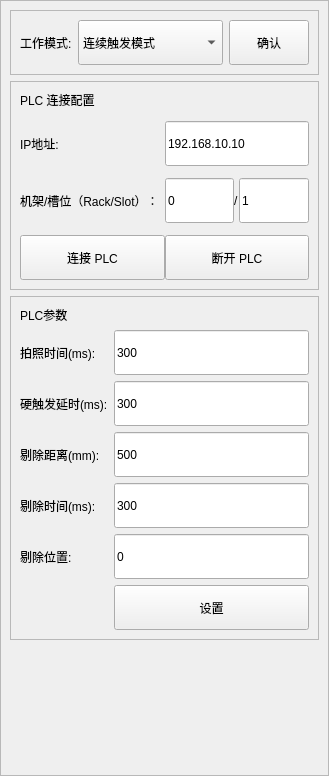
<?xml version="1.0" encoding="UTF-8"?>
<ui version="4.0">
 <class>PlcSettingsPage</class>
 <widget class="QWidget" name="PlcSettingsPage">
  <property name="geometry">
   <rect>
    <x>0</x>
    <y>0</y>
    <width>329</width>
    <height>776</height>
   </rect>
  </property>
  <layout class="QVBoxLayout">
   <property name="leftMargin">
    <number>0</number>
   </property>
   <property name="topMargin">
    <number>0</number>
   </property>
   <property name="rightMargin">
    <number>0</number>
   </property>
   <property name="bottomMargin">
    <number>0</number>
   </property>
   <item>
    <widget class="QScrollArea" name="scrollArea_plcSettings">
     <property name="widgetResizable">
      <bool>true</bool>
     </property>
     <widget class="QWidget" name="widget_plcSettingsScrollContent">
      <property name="geometry">
       <rect>
        <x>0</x>
        <y>0</y>
        <width>327</width>
        <height>774</height>
       </rect>
      </property>
      <layout class="QGridLayout" name="gridLayout_plcSettings">
       <item row="0" column="0">
        <widget class="QFrame" name="frame_plcTriggerMode">
         <property name="frameShape">
          <enum>QFrame::StyledPanel</enum>
         </property>
         <layout class="QHBoxLayout">
          <item>
           <widget class="QLabel" name="label_plcTriggerMode">
            <property name="text">
             <string>工作模式:</string>
            </property>
           </widget>
          </item>
          <item>
           <widget class="QComboBox" name="comboBox_plcTriggerMode">
            <property name="sizePolicy">
             <sizepolicy hsizetype="Expanding" vsizetype="Fixed">
              <horstretch>0</horstretch>
              <verstretch>0</verstretch>
             </sizepolicy>
            </property>
            <property name="minimumSize">
             <size>
              <width>0</width>
              <height>45</height>
             </size>
            </property>
            <item>
             <property name="text">
              <string>连续触发模式</string>
             </property>
            </item>
            <item>
             <property name="text">
              <string>间歇触发模式</string>
             </property>
            </item>
           </widget>
          </item>
          <item>
           <widget class="QPushButton" name="pushButton_applyPlcTriggerMode">
            <property name="minimumSize">
             <size>
              <width>0</width>
              <height>45</height>
             </size>
            </property>
            <property name="text">
             <string>确认</string>
            </property>
           </widget>
          </item>
         </layout>
        </widget>
       </item>
       <item row="1" column="0">
        <widget class="QFrame" name="frame_plcConnection">
         <property name="frameShape">
          <enum>QFrame::StyledPanel</enum>
         </property>
         <layout class="QGridLayout">
          <property name="verticalSpacing">
           <number>12</number>
          </property>
          <item row="0" column="0" colspan="2">
           <widget class="QLabel" name="label_plcConnectionSection">
            <property name="text">
             <string>PLC 连接配置</string>
            </property>
           </widget>
          </item>
          <item row="1" column="0">
           <widget class="QLabel" name="label_plcIpAddress">
            <property name="text">
             <string>IP地址:</string>
            </property>
           </widget>
          </item>
          <item row="1" column="1">
           <widget class="QLineEdit" name="lineEdit_plcIpAddress">
            <property name="minimumSize">
             <size>
              <width>0</width>
              <height>45</height>
             </size>
            </property>
            <property name="text">
             <string>192.168.10.10</string>
            </property>
           </widget>
          </item>
          <item row="2" column="0">
           <widget class="QLabel" name="label_plcRackSlot">
            <property name="text">
             <string>机架/槽位（Rack/Slot）：</string>
            </property>
           </widget>
          </item>
          <item row="2" column="1">
           <layout class="QHBoxLayout">
            <item>
             <widget class="QLineEdit" name="lineEdit_plcRack">
              <property name="minimumSize">
               <size>
                <width>0</width>
                <height>45</height>
               </size>
              </property>
              <property name="text">
               <string>0</string>
              </property>
             </widget>
            </item>
            <item>
             <widget class="QLabel" name="label_plcRackSlotSeparator">
              <property name="text">
               <string>/</string>
              </property>
             </widget>
            </item>
            <item>
             <widget class="QLineEdit" name="lineEdit_plcSlot">
              <property name="minimumSize">
               <size>
                <width>0</width>
                <height>45</height>
               </size>
              </property>
              <property name="text">
               <string>1</string>
              </property>
             </widget>
            </item>
           </layout>
          </item>
          <item row="3" column="0" colspan="2">
           <layout class="QHBoxLayout">
            <item>
             <widget class="QPushButton" name="pushButton_connectPlc">
              <property name="minimumSize">
               <size>
                <width>0</width>
                <height>45</height>
               </size>
              </property>
              <property name="text">
               <string>连接 PLC</string>
              </property>
             </widget>
            </item>
            <item>
             <widget class="QPushButton" name="pushButton_disconnectPlc">
              <property name="minimumSize">
               <size>
                <width>0</width>
                <height>45</height>
               </size>
              </property>
              <property name="text">
               <string>断开 PLC</string>
              </property>
             </widget>
            </item>
           </layout>
          </item>
         </layout>
        </widget>
       </item>
       <item row="2" column="0">
        <widget class="QFrame" name="frame_plcProcessParameters">
         <property name="frameShape">
          <enum>QFrame::StyledPanel</enum>
         </property>
         <layout class="QGridLayout" name="gridLayout_plcProcessParameters">
          <item row="6" column="1">
           <widget class="QLineEdit" name="lineEdit_rejectTime">
            <property name="minimumSize">
             <size>
              <width>0</width>
              <height>45</height>
             </size>
            </property>
            <property name="text">
             <string>300</string>
            </property>
           </widget>
          </item>
          <item row="7" column="1">
           <widget class="QLineEdit" name="lineEdit_rejectPosition">
            <property name="minimumSize">
             <size>
              <width>0</width>
              <height>45</height>
             </size>
            </property>
            <property name="text">
             <string>0</string>
            </property>
           </widget>
          </item>
          <item row="6" column="0">
           <widget class="QLabel" name="label_rejectTime">
            <property name="text">
             <string>剔除时间(ms):</string>
            </property>
           </widget>
          </item>
          <item row="3" column="1">
           <widget class="QLineEdit" name="lineEdit_rejectDistance">
            <property name="minimumSize">
             <size>
              <width>0</width>
              <height>45</height>
             </size>
            </property>
            <property name="text">
             <string>500</string>
            </property>
           </widget>
          </item>
          <item row="2" column="0">
           <widget class="QLabel" name="label_hardwareTriggerDelay">
            <property name="text">
             <string>硬触发延时(ms):</string>
            </property>
           </widget>
          </item>
          <item row="1" column="0">
           <widget class="QLabel" name="label_photoTime">
            <property name="text">
             <string>拍照时间(ms):</string>
            </property>
           </widget>
          </item>
          <item row="3" column="0">
           <widget class="QLabel" name="label_rejectDistance">
            <property name="text">
             <string>剔除距离(mm):</string>
            </property>
           </widget>
          </item>
          <item row="2" column="1">
           <widget class="QLineEdit" name="lineEdit_hardwareTriggerDelay">
            <property name="minimumSize">
             <size>
              <width>0</width>
              <height>45</height>
             </size>
            </property>
            <property name="text">
             <string>300</string>
            </property>
           </widget>
          </item>
          <item row="0" column="0">
           <widget class="QLabel" name="label_plcProcessParametersSection">
            <property name="text">
             <string>PLC参数</string>
            </property>
           </widget>
          </item>
          <item row="7" column="0">
           <widget class="QLabel" name="label_rejectPosition">
            <property name="text">
             <string>剔除位置:</string>
            </property>
           </widget>
          </item>
          <item row="1" column="1">
           <widget class="QLineEdit" name="lineEdit_photoTime">
            <property name="minimumSize">
             <size>
              <width>0</width>
              <height>45</height>
             </size>
            </property>
            <property name="text">
             <string>300</string>
            </property>
           </widget>
          </item>
          <item row="8" column="1">
           <widget class="QPushButton" name="pushButton_applyPlcProcessParameters">
            <property name="minimumSize">
             <size>
              <width>0</width>
              <height>45</height>
             </size>
            </property>
            <property name="text">
             <string>设置</string>
            </property>
           </widget>
          </item>
         </layout>
         <zorder>pushButton_applyPlcProcessParameters</zorder>
         <zorder>label_photoTime</zorder>
         <zorder>label_rejectPosition</zorder>
         <zorder>lineEdit_photoTime</zorder>
         <zorder>lineEdit_rejectPosition</zorder>
         <zorder>label_hardwareTriggerDelay</zorder>
         <zorder>label_plcProcessParametersSection</zorder>
         <zorder>label_rejectDistance</zorder>
         <zorder>lineEdit_rejectDistance</zorder>
         <zorder>lineEdit_hardwareTriggerDelay</zorder>
         <zorder>label_rejectTime</zorder>
         <zorder>lineEdit_rejectTime</zorder>
        </widget>
       </item>
       <item row="3" column="0">
        <spacer name="verticalSpacer">
         <property name="orientation">
          <enum>Qt::Vertical</enum>
         </property>
         <property name="sizeType">
          <enum>QSizePolicy::Expanding</enum>
         </property>
         <property name="sizeHint" stdset="0">
          <size>
           <width>20</width>
           <height>40</height>
          </size>
         </property>
        </spacer>
       </item>
      </layout>
     </widget>
    </widget>
   </item>
  </layout>
 </widget>
 <resources/>
 <connections/>
</ui>
